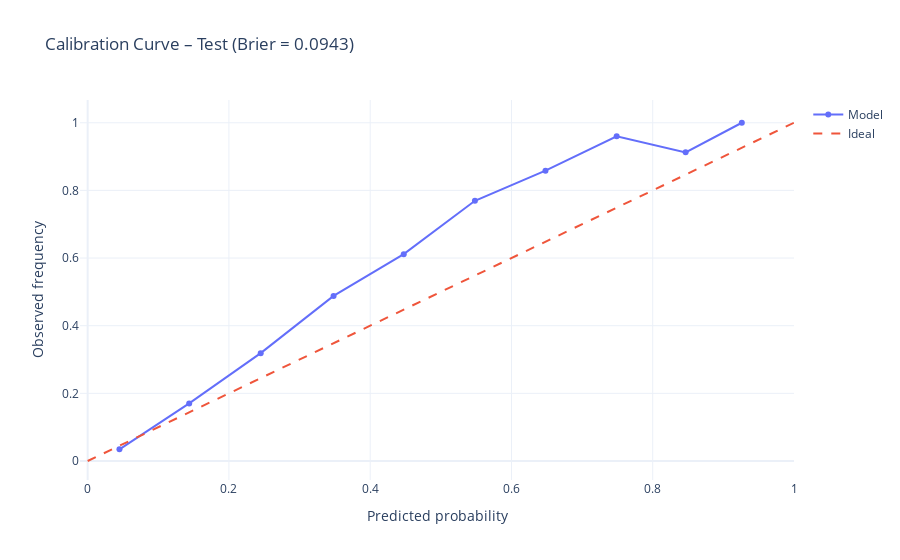

Notebook code cell kept with this figure:
### Code cell
evaluator.plot_calibration()

### Figure 1 — Plotly figure (JSON) as saved in the notebook; plotly's stock layout.template omitted (floating-point values rounded to 4 significant figures)
{"data": [{"mode": "lines+markers", "name": "Model", "type": "scatter", "x": [0.04502, 0.1437, 0.245, 0.3481, 0.4475, 0.5483, 0.6481, 0.7489, 0.8466, 0.9261], "y": [0.03447, 0.1702, 0.3189, 0.4882, 0.6115, 0.7692, 0.8583, 0.9601, 0.9125, 1.0]}, {"line": {"dash": "dash"}, "mode": "lines", "name": "Ideal", "type": "scatter", "x": [0, 1], "y": [0, 1]}], "layout": {"title": {"text": "Calibration Curve – Test (Brier = 0.0943)"}, "xaxis": {"title": {"text": "Predicted probability"}}, "yaxis": {"title": {"text": "Observed frequency"}}}}
